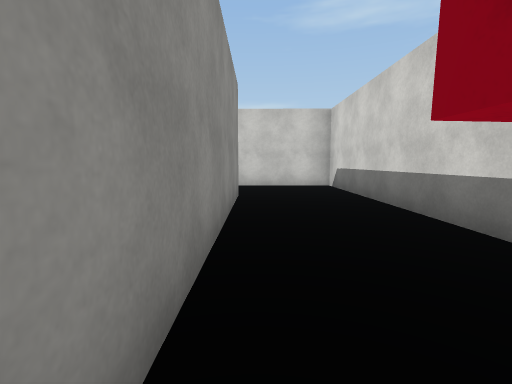
view 1 (above)

24 first-person views from a walk through a Unity game level. The camera is 1.4 m above the floor, tilts 6° down and sees 85° across. The floor is counted in squares, 2 m on a side. Each view is taken from the middle of a square. On the plan, view 1 faces up. The plan holds only what a view shows up to about 9 squares ahead; the rest is blank. The place goes on beyond the plan. The player is left out. Surface patterns are stand-ins for the level's own textures.

view 2
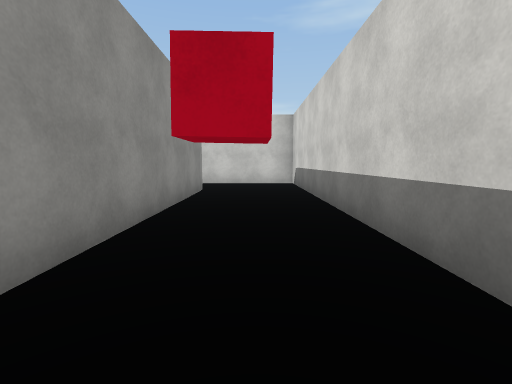

view 3
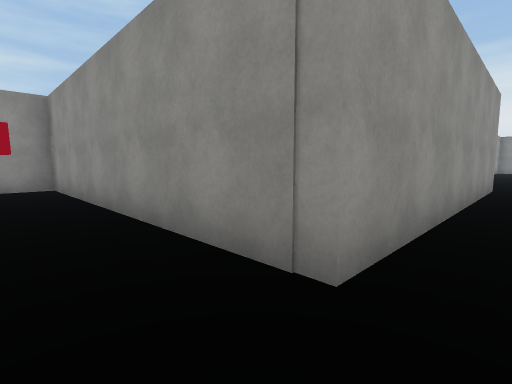

view 4
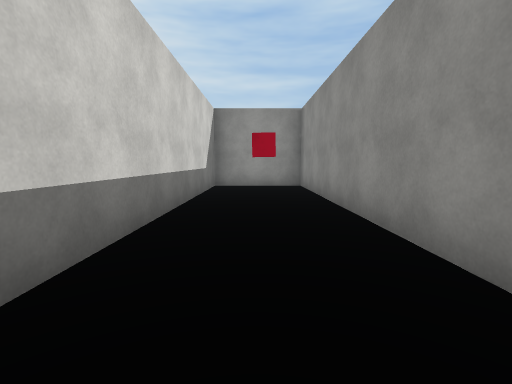

view 5
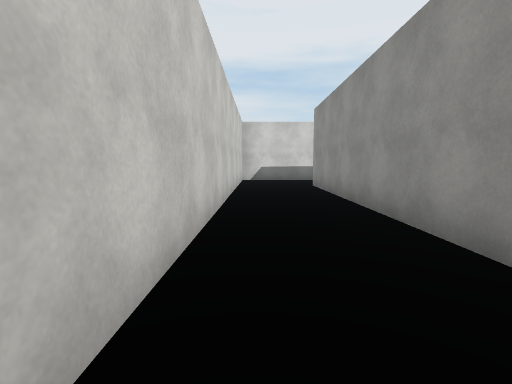

view 6
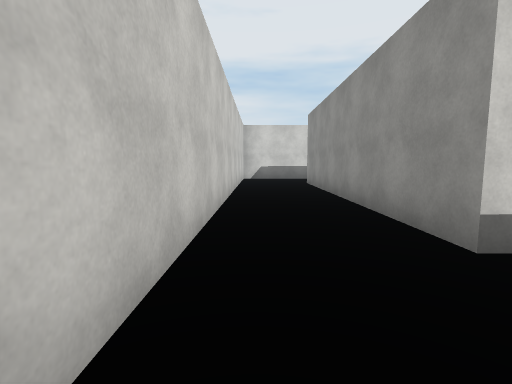

view 7
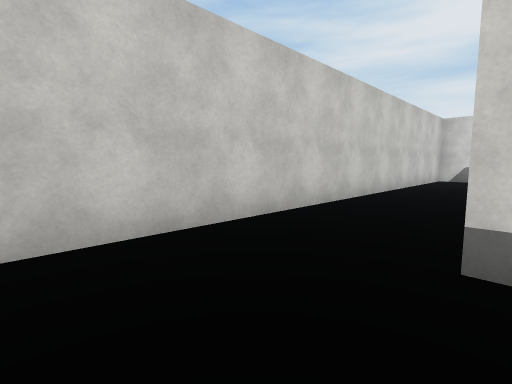

view 8
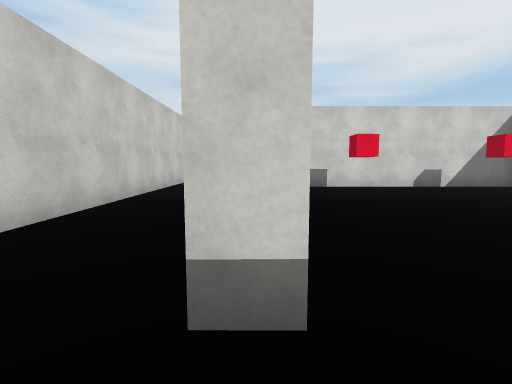

view 9
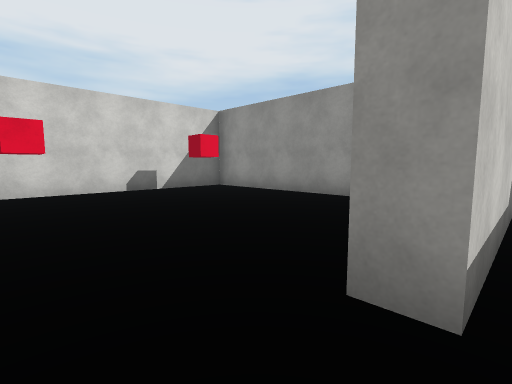

view 10
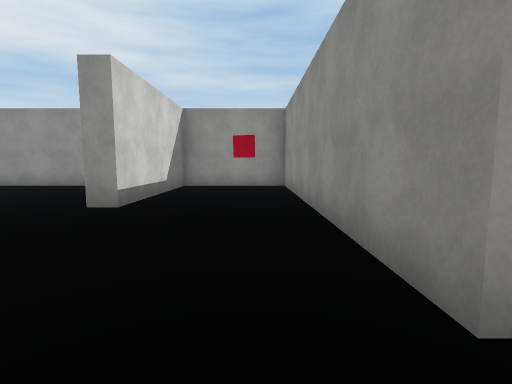

view 11
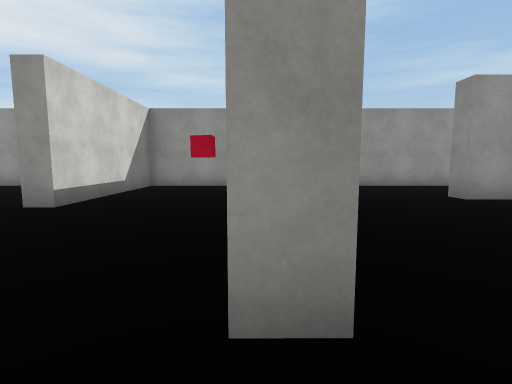

view 12
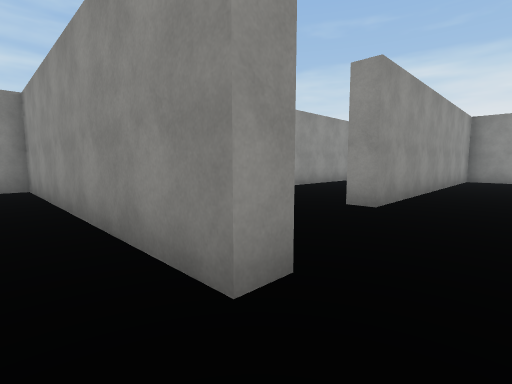

view 13
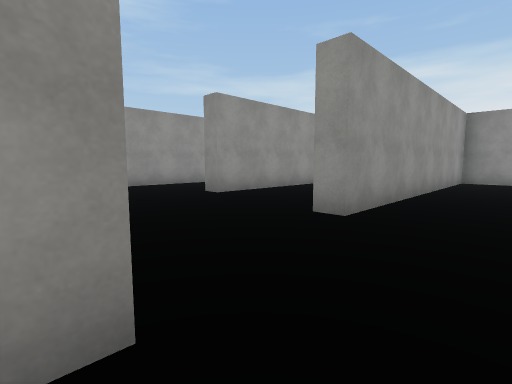

view 14
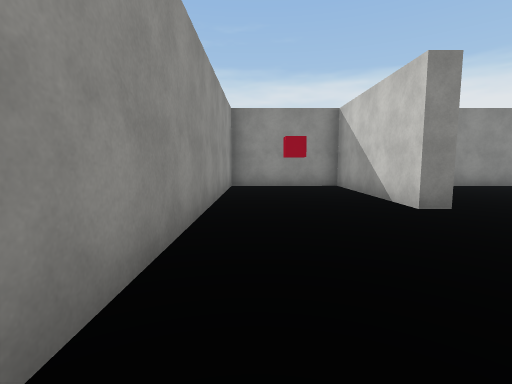

view 15
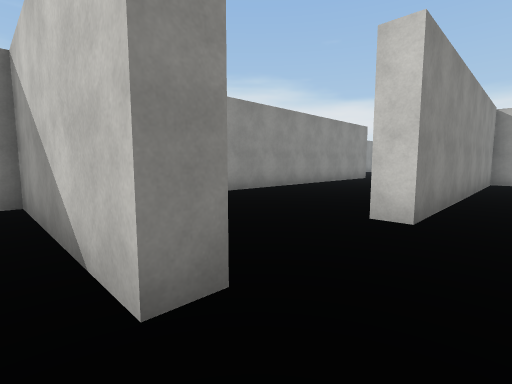

view 16
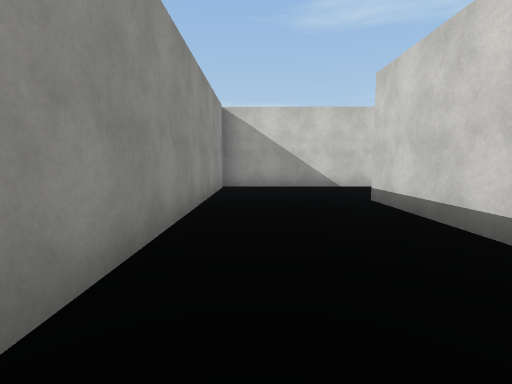

view 17
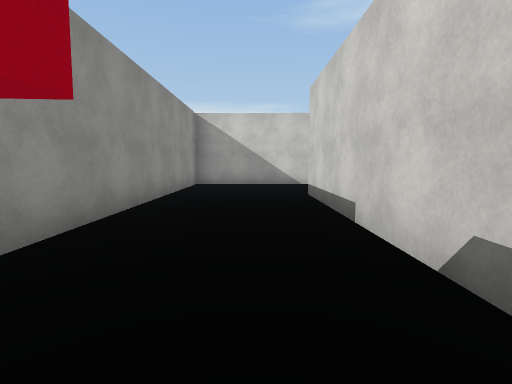

view 18
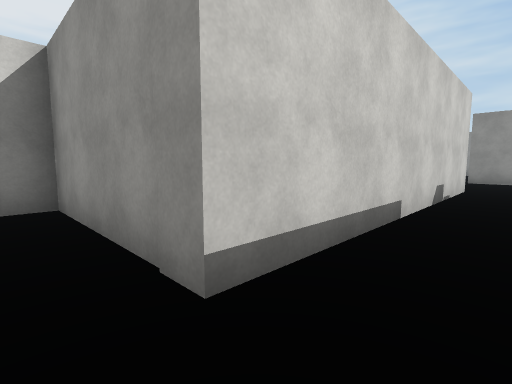

view 19
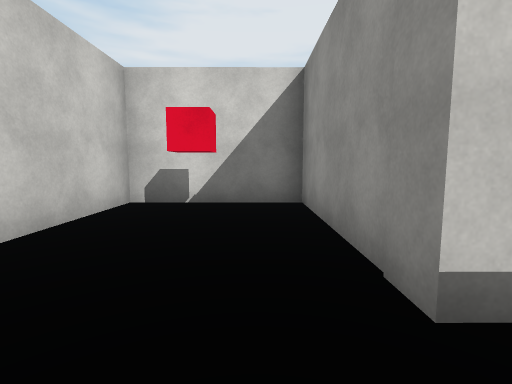

view 20
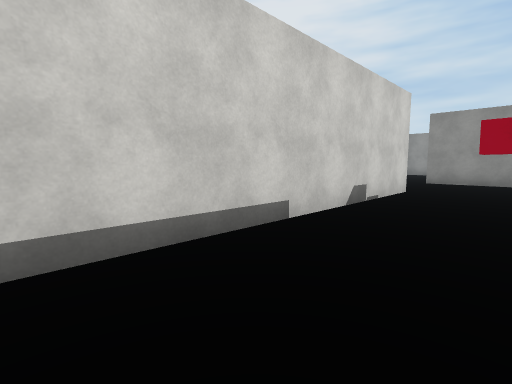

view 21
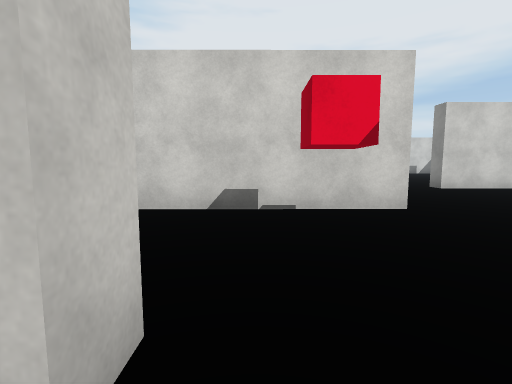

view 22
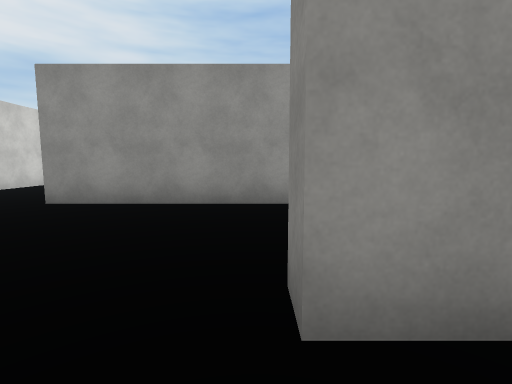

view 23
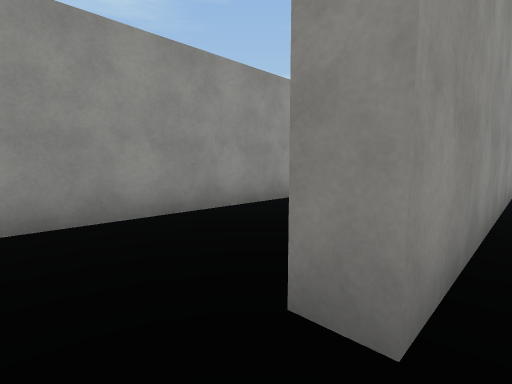

view 24
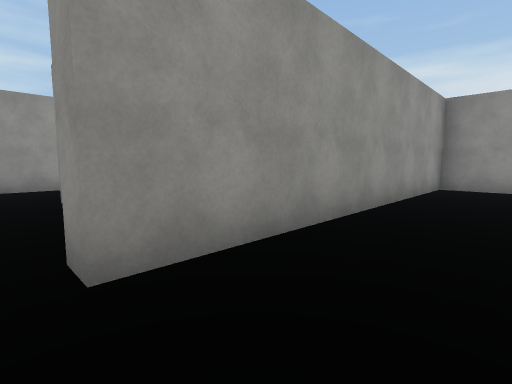

### Floor plan
Points are (right, up) in squares from view 1. A wall is a line through its corners. A room is listed if a view was taken in it or the views show most of it. See-through windows are left out.
Room 1 (views 1, 2, 3, 4, 5, 6, 7, 8, 9, 10, 11, 12, 13, 14, 15, 16, 17, 18, 19, 20, 22, 23, 24)
walls: (-14.8, 8.7) (-14.8, 16.2) (-11.1, 16.2) (-11.1, 19.2) (-18, 19.3) (-17.9, 11.5); (-18.2, 9) (-18.2, 8.5) (-22.4, 8.5) (-22.4, 5.3) (-14.4, 5.3) (-14.4, 4.8); (-7.9, 5.7) (-7.9, 6.3) (-0.4, 6.2) (-0.4, -1.5) (2.3, -1.5) (2.3, 8.5) (-9.9, 8.6); (-11.4, 1.2) (-11.4, 5.9) (-10.9, 5.9) (-10.9, -1.5) (-7.9, -1.5) (-7.9, 2.7) (-7.3, 2.7); (-21, 1.7) (-15, 1.7) (-15, 1.1); (-18.5, -1.5) (-14, -1.5); (-5.4, -1.5) (-0.9, -1.5) (-0.9, 4.5)
ways out: opening at (-18.5, 10.5) to room 2
Room 2 (view 21)
walls: (-22.5, 15.4) (-22.5, 11.9); (-17.9, 11.5) (-18.5, 11.5); (-19.1, 9) (-18.2, 9)
ways out: opening at (-18.5, 10.5) to room 1

Positions as (right, up) in squares from view 1, and headings:
1: (0, 0), facing up
2: (1, -1), facing up
3: (1, 7), facing down-left
4: (1, 7), facing down
5: (-9, 8), facing right
6: (-10, 8), facing right
7: (-10, 6), facing up-right
8: (-9, 6), facing right
9: (-8, 4), facing down-right
10: (-10, 7), facing down
11: (-11, 7), facing down
12: (-10, 7), facing down-left
13: (-11, 7), facing down-left
14: (-14, 6), facing left
15: (-17, 8), facing up-left
16: (-17, 11), facing up
17: (-16, 10), facing up
18: (-16, 17), facing down-right
19: (-16, 17), facing right
20: (-17, 16), facing down-right
21: (-19, 11), facing right
22: (-18, 10), facing down
23: (-14, 2), facing down-left
24: (-14, 7), facing down-left
